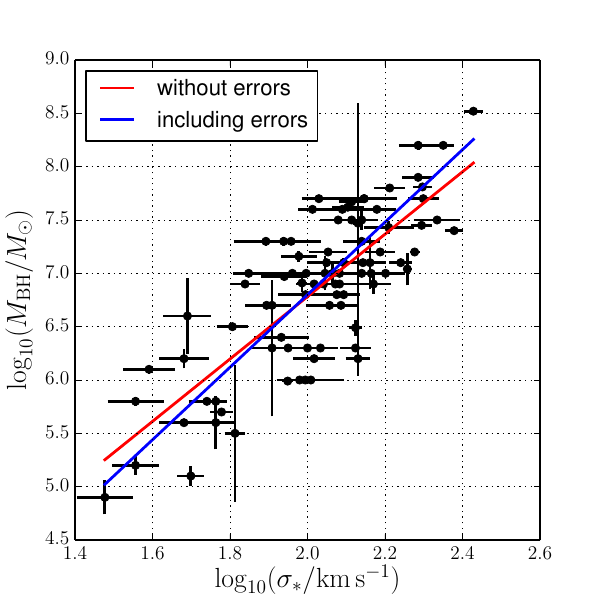

This figure's Python source:
#!/usr/bin/env python 
from __future__ import division
from pylab import *
from astropy.io import ascii

def linear_regression(x,y,sigma=None):
    if sigma is None:
        sigma = ones(len(y))

    sumx = sum(x/sigma)
    sumy = sum(y/sigma)
    sumx2 = sum(x**2/sigma**2)
    sumxy = sum(x*y/sigma**2)
    s = sum(1/sigma**2)

    m = (s*sumxy - sumx*sumy) / \
        (s*sumx2 - sumx**2)
    b = (sumy*sumx2 - sumx*sumxy) / \
        (s*sumx2 - sumx**2)

    return (m,b)

# (a) Read in the data
data = ascii.read('m_sigma_table.dat',readme='m_sigma_ReadMe.dat')  

sigma  = array(data['sigma*'])
logM   = array(data['logM'])
esigma = array(data['e_sigma*'])
elogM  = array(data['e_logM'])

# (b) Compute a linear regression fit (ignoring errors)
x = log10(sigma)
y = logM
m1,b1 = linear_regression(x,y)

# (c) Compute a linear regression fit (including errors)
xerr = esigma/(log(10)*sigma)
yerr = elogM**2
err  = sqrt(yerr**2 + (m1*yerr)**2)
m2,b2 = linear_regression(x,y,err)

# Plot the results
figure(figsize=(6,6))
t = linspace(min(x),max(x))
errorbar(x,y,xerr=xerr,yerr=yerr,fmt='ko',capsize=0)
plot(t,m1*t+b1,'r-',label='without errors')
plot(t,m2*t+b2,'b-',label='including errors')
legend(loc='best')
xlabel(r'$\log_{10}(\sigma_*/{\rm km}\,{\rm s}^{-1})$',fontsize=20)
ylabel(r'$\log_{10}(M_{\rm BH}/M_\odot)$',fontsize=20)
savefig('problem1.pdf')
close()

